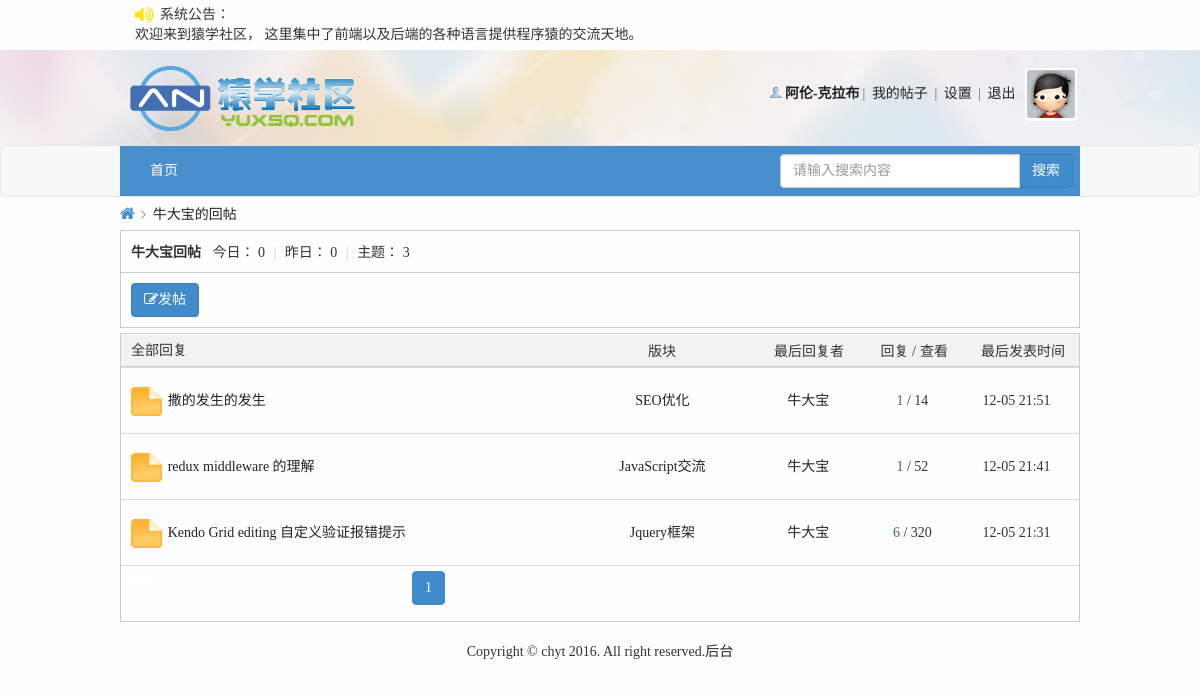
/userReply.php?uid=44 (signed in), run on the app's committed database.
### tables this page shows
CREATE TABLE IF NOT EXISTS `notice` (
  `nid` int(11) NOT NULL AUTO_INCREMENT COMMENT '序号',
  `noticeContent` varchar(200) NOT NULL COMMENT '公告内容',
  PRIMARY KEY (`nid`)
);

CREATE TABLE IF NOT EXISTS `user` (
  `id` int(20) NOT NULL AUTO_INCREMENT COMMENT '唯一标识符',
  `name` varchar(200) NOT NULL COMMENT '用户名称',
  `psw` varchar(200) NOT NULL COMMENT '用户密码',
  `sex` varchar(200) NOT NULL DEFAULT '未填写' COMMENT '用户性别',
  `email` varchar(200) NOT NULL COMMENT '邮箱地址',
  `qq` varchar(200) NOT NULL DEFAULT '未填写' COMMENT '用户qq',
  `photo` varchar(200) NOT NULL COMMENT '用户头像',
  `userType` int(11) NOT NULL DEFAULT '0' COMMENT '用户类型',
  `reallyName` varchar(200) NOT NULL DEFAULT '未填写' COMMENT '用户真实姓名',
  `birthday` varchar(200) NOT NULL DEFAULT '未填写' COMMENT '用户生日',
  `homeplace` varchar(200) NOT NULL DEFAULT '未填写' COMMENT '用户出生地',
  `bloodType` varchar(200) NOT NULL DEFAULT '未填写' COMMENT '用户血型',
  `fixedTel` varchar(200) NOT NULL DEFAULT '未填写' COMMENT '用户固定电话',
  `phone` varchar(200) NOT NULL DEFAULT '未填写' COMMENT '用户电话',
  `website` varchar(200) NOT NULL DEFAULT 'http://' COMMENT '用户主页',
  `school` varchar(200) NOT NULL DEFAULT '未填写' COMMENT '用户毕业学校',
  `degree` varchar(200) NOT NULL DEFAULT '未填写' COMMENT '用户学历',
  `company` varchar(200) NOT NULL DEFAULT '未填写' COMMENT '用户公司',
  `profession` varchar(200) NOT NULL DEFAULT '未填写' COMMENT '用户职业',
  `job` varchar(200) NOT NULL DEFAULT '未填写' COMMENT '用户职位',
  `income` varchar(200) NOT NULL DEFAULT '未填写' COMMENT '用户年收入',
  `registerTime` datetime NOT NULL COMMENT '注册时间',
  `lastLogin` datetime NOT NULL COMMENT '最后一次登录时间',
  `userStatus` int(11) NOT NULL DEFAULT '0' COMMENT '用户是否需要验证状态',
  `isForbid` int(11) NOT NULL DEFAULT '0' COMMENT '是否禁止',
  `loginTimes` int(11) NOT NULL DEFAULT '1' COMMENT '登陆次数',
  PRIMARY KEY (`id`)
);

CREATE TABLE IF NOT EXISTS `reply` (
  `rid` int(11) NOT NULL AUTO_INCREMENT COMMENT '回复id',
  `tpostId` int(11) NOT NULL COMMENT '被回复帖子的id',
  `quoteId` int(11) NOT NULL COMMENT '引用回复id',
  `ruid` int(11) NOT NULL COMMENT '回复者id',
  `rcontent` varchar(1000) NOT NULL COMMENT '回复内容',
  `rtime` datetime NOT NULL COMMENT '回复时间',
  PRIMARY KEY (`rid`)
);

CREATE TABLE IF NOT EXISTS `post` (
  `postId` int(11) NOT NULL AUTO_INCREMENT COMMENT '帖子id',
  `postTitle` varchar(200) NOT NULL COMMENT '帖子标题',
  `postContent` varchar(2000) NOT NULL COMMENT '帖子内容',
  `postTime` datetime NOT NULL COMMENT '发帖时间',
  `tsmoduleId` int(11) NOT NULL COMMENT '所属子版块的id',
  `times` int(11) NOT NULL COMMENT '浏览次数',
  `postuid` int(11) NOT NULL COMMENT '发帖人id',
  `isTop` int(11) NOT NULL DEFAULT '0' COMMENT '是否置顶',
  `isBoutique` int(11) NOT NULL DEFAULT '0' COMMENT '是否加精',
  `postStatus` int(11) NOT NULL DEFAULT '0' COMMENT '帖子是否需要验证状态，默认0无需验证',
  `updateTime` datetime NOT NULL COMMENT '当前条帖子有回复就更新',
  `isShield` int(11) NOT NULL DEFAULT '0' COMMENT '是否屏蔽',
  PRIMARY KEY (`postId`)
);

CREATE TABLE IF NOT EXISTS `sub_module` (
  `sid` int(20) NOT NULL AUTO_INCREMENT COMMENT '子版块id',
  `smoduleName` varchar(200) NOT NULL COMMENT '子版块名称',
  `smodulePic` varchar(200) NOT NULL COMMENT '子版块图片',
  `tParenModuleId` int(20) NOT NULL COMMENT '所属父版块id',
  `smoduleDesc` varchar(200) NOT NULL COMMENT '子版块描述',
  PRIMARY KEY (`sid`)
);

### inc/mysql.func.php (called while the page is built, shortened)
<?php
    function execute($link, $sql){
        $result = mysqli_query($link, $sql);
        return $result;
    }
    function nums($link, $sql){
        return mysqli_num_rows(execute($link, $sql));
    }
    function fetch_array($result){
        return mysqli_fetch_assoc($result);
    }
?>

### userReply.php (the view, shortened to what this page needs)
<!DOCTYPE html>
<html lang="en">
<head>
    <link rel="stylesheet" href="font/css/font-awesome.min.css">
    <link rel="stylesheet" href="css/bootstrap/css/bootstrap.min.css">
    <link rel="stylesheet" href="css/common.css">
    <link rel="stylesheet" href="css/pModuleList.css">
    <link rel="stylesheet" href="css/myPost.css">
</head>
<?php
    $link = connect();
    $sql_n = "select * from notice where nid=1";
    $data_n = fetch_array(execute($link, $sql_n));
    $nc = $data_n["noticeContent"];
    if (!($member_id = login_state($link))){
        promptBox("请先登录后才能继续浏览", 5, "login.php");
        exit;
    }
    $sql_user = "select * from user where id={$_GET['uid']}";
    $data_user = fetch_array(execute($link, $sql_user));
    include_once "inc/handlerLogin.php";
    $sql_reply = "select * from reply where ruid={$_GET['uid']}";
    $reply_total = nums($link, $sql_reply);
    $pagesize = 10;
    $page = page($reply_total, $pagesize);
    $reply = "select * from reply where ruid={$_GET['uid']} ORDER BY rid DESC {$page['limit']}";
    $res_reply = execute($link, $reply);
    $sql_total_today = "select * from reply where rid={$_GET['uid']} and date_format(rtime,'%Y-%m-%d')=curdate()";
    $rtotal_today = nums($link, $sql_total_today);
    $sql_total_yesterday = "select * from reply where rid={$_GET['uid']} and date_format(rtime,'%Y-%m-%d')=DATE_SUB(curdate(),INTERVAL 1 DAY)";
    $rtotal_yesterday = nums($link, $sql_total_yesterday);
?>
<body>
<?php include_once "inc/header.inc.php"?>
<?php include_once "inc/nav.inc.php"?>
<div class="container" style="width: 990px;">
    <div class="position">
        <div class="z">
            <a href="index.php" class="nvhm"><i class="fa fa-home"></i></a>
            <em><i class="fa fa-angle-right"></i></em>
            <a href="#"><?php echo $data_user['name'];?>的回帖</a>
        </div>
    </div>
    <div class="pm-wrap">
        <div class="pm">
            <strong><?php echo $data_user['name'];?>回帖</strong>
            <em>今日：</em>
            <em><?php echo $rtotal_today;?></em>
            <span class="pipe">|</span>
            <em>昨日：</em>
            <em><?php echo $rtotal_yesterday;?></em>
            <span class="pipe">|</span>
            <em>主题：</em>
            <em><?php echo $reply_total;?></em>
        </div>
        <div class="pm-desc">
            <a href="publish.php" class="btn btn-primary"><i class="fa fa-edit"></i>发帖</a>
        </div>
    </div>
    <div class="pm-sm">
        <div class="pm-sm-top" style="position: relative;">
            <h2>全部回复</h2>
            <span class="reply poa" style="right: 163px;">回复 /</span>
            <span class="look poa" style="right:131px;">查看</span>
            <span class="author poa" style="right: 235px;">最后回复者</span>
            <span class="module poa" style="right: 403px;">版块</span>
            <span class="lastTime poa">最后发表时间</span>
        </div>
        <div class="pm-sm-list">
            <table class="table table-condensed table-hover" id="smtable">
                <?php
                if($reply_total) {
                    while ($data_reply = fetch_array($res_reply)) {
                        $sql_msg = "select * from post p,sub_module sm where postId={$data_reply['tpostId']} and sm.sid=p.tsmoduleId";
                        $data_msg = fetch_array(execute($link, $sql_msg));
                        $sql_lr = "select * from reply where tpostId={$data_msg['postId']} ORDER BY rtime DESC";
                        $data_lr = fetch_array(execute($link, $sql_lr));
                        $nums_lr = nums($link, $sql_lr);
                        $lastRep = "select * from user where id={$data_lr['ruid']}";
                        $data_lastRep = fetch_array(execute($link, $lastRep));
                ?>
                        <tr>
                            <td class="td1">
                                <a href="#"><img src="img/folder_new.gif" width="31" height="29"></a>
                            </td>
                            <td class="td2"><a href="postShow.php?postId=<?php echo $data_msg['postId'];?>&sid=<?php echo $data_msg['sid'];?>"><?php echo $data_msg['postTitle'];?></a></td>
                            <td class="td5"><a href="sModuleList.php?sid=<?php echo $data_msg['sid'];?>"><?php echo $data_msg['smoduleName'];?></a></td>
                            <td class="td6"><a href="profile.php?uid=<?php echo $data_lastRep['id'];?>"><?php echo $data_lastRep['name'];?></a></td>
                            <td class="td3">
                                <span class="xi2" title="回复"><?php echo $nums_lr;?></span>
                                <span class="xi1" title="查看"> / <?php echo $data_msg['times']; ?></span>
                            </td>
                            <td class="td7" style="width: 15%;"><?php echo tranTime(strtotime($data_lr['rtime']));?></td>
                        </tr>
                    <?php }
                }else{
                    echo "<tr><td colspan='4' style='padding-left: 15px;'>暂无帖子...</td></tr>";
                }
                ?>
                <tr>
                    <td colspan="6">
                        <a class="btn btn-default" id="pubBtn" style="margin-right: 260px;border-color: #fff;"></a class="btn btn-default">
                        <ul class="pagination" style="display: inline; margin: 0;padding: 0;">
                            <?php
                            echo $page['html'];
                            ?>
                        </ul>
                    </td>
                </tr>
            </table>
        </div>
    </div>
</div>
<?php include_once "inc/footer.inc.php"?>
</body>
</html>

### inc/header.inc.php (shortened to what this page needs)
<?php
if(!empty($nc)){
    echo "<div class='notice'>
            <div class='container'>
                <p><i class='fa fa-volume-up'></i></p><p style='margin-left: 25px;'>系统公告：</p>
                <marquee direction='left' width='830' scrollamount='2'>{$nc}</marquee>
            </div>
          </div>" ;
}
?>
<div id="header">
    <div class="container" style="width: 960px;padding: 0;">
        <div class="logo"><a href="index.php"><img src="img/logo.png" height="65"></a></div>
        <div class="info">
            <?php
                $img_url = null;
                if (isset($member_id) && $member_id) {
                    $sql_photo = "select photo from user where id={$member_id}";
                    $member_result = execute($link, $sql_photo);
                    $res_photo = fetch_array($member_result);
                    if ($res_photo['photo'] != '') {
                        $img_url = $res_photo['photo'];
                    }else{
                        $img_url = 'img/noavatar_small.gif';
                    }
                }else{
                    $img_url = 'img/noavatar_small.gif';
                }
                if(isset($member_id) && $member_id){
                    $sql_info = "select * from user where id='{$member_id}'";
                    $res_info = fetch_array(execute($link, $sql_info));
                    $html = <<<EOT
                        <ul>
                            <li class="person"><a href="profile.php"><strong>{$res_info['name']}</strong></a></li>|
                            <li><a href="myPost.php">我的帖子</a></li> |
                            <li><a href="setProfile.php">设置</a></li> |
                            <li><a class="logout" href="#">退出</a></li>
                            <li class="headpic"><a href="profile.php"><img src="{$img_url}" width="48" height="48"></a></li>
                        </ul>
EOT;
                    echo $html;
                }
            ?>
        </div>
    </div>
</div>

### css/common.css (style rules this page uses)
html, body, div, ul, li, h1, h2, h3, h4, h5, h6, p, dl, dt, dd, ol, form, input, textarea, th, td, select { margin: 0; padding: 0; }
* { box-sizing: border-box; }
html, body { min-height: 100%; }
body { font-family: "Microsoft YaHei"; font-size:14px; color:#333; background-color: #f2f9fd; }
h1, h2, h3, h4, h5, h6 { font-weight:normal; }
ul,ol { list-style: none; }
img { border: none; vertical-align: middle; }
a { text-decoration: none; color: #232323; }
table { border-collapse: collapse; table-layout: fixed; }
body { background: #fefefe; }
.container { width: 960px; }
#header { height:95px; font-size: 14px; color: #666; background: url("../img/eyoung_bg.jpg") repeat-x 50% 0; }
#header .container { height: 95px; }
#header .container .logo { float: left; height: 95px; text-align: center; line-height: 95px; }
#header .container .info { float: right; height: 56px; margin-top: 18px; }
.pipe { margin: 0 5px; color: #ccc; }
#header .info ul { height: 100%; }
#header .info ul li { list-style: none; display: inline-block; height: 100%; margin: 0 3px; }
#header .info ul li a { display: block; }
#header .info ul .headpic { padding: 2px; background-color: #fff; vertical-align: middle; height: 53px; border-radius: 3px; }
#header .info ul .headpic a { display: block; }
#header .info ul .headpic a img { border-radius: 3px; }
.person { background: url(../img/user_online.gif) no-repeat 0% 8%; text-indent: 15px; }
.notice { padding: 5px 0; }
.notice p { display: inline; }
i.fa.fa-volume-up { font-size: 20px; margin-right:5px; position: absolute; top: 5px; color: #FFE302; }

### css/pModuleList.css (style rules this page uses)
.position { margin: 2px 0; height: 29px; border: none; line-height: 29px; }
.position .z { padding-right: 10px; float: left; }
.nvhm { width: 16px; overflow: hidden; color: #488FCE; font-size: 16px; }
.position .z em { width: 20px; margin: 0 3px; font-style: normal; overflow: hidden; color: #999; }
.pm-desc { border: 1px solid #ccc; border-top:none; padding-top: 10px; padding-bottom: 10px; padding-left: 10px; }
.pm { height: 43px; line-height: 43px; padding-left: 10px; border: 1px solid #cdcdcd; }
.pm strong { margin-right: 8px; }
.pm em { font-style: normal; }
.pm-sm { border: 1px solid #cdcdcd; margin-top: 5px; }
.pm-sm .pm-sm-top { height:33px; line-height:33px; padding: 0 10px; border-top: 1px solid #FFF; border-bottom: 1px solid #C2D5E3; background: #F2F2F2; white-space: nowrap; overflow: hidden; }
.pm-sm .pm-sm-top h2 { height: 100%; line-height:31px; font-size: 14px; float: left; }
#smtable { margin-bottom:0; }
#smtable tr { height: 55px; line-height: 55px; }
#smtable tr td { height: 55px; line-height: 55px; }
#smtable tr td.td1 { width: 5%; padding-left: 10px; text-align: center; }
#smtable tr td.td1 a { display: block; }
#smtable tr td.td2 { width: 50%; overflow: hidden; white-space: nowrap; -ms-text-overflow: ellipsis; text-overflow: ellipsis; }
#smtable tr td.td3 { width: 5%; }
td.td7 { width: 13%; text-align: center; }
td.td5 { width: 20%; text-align: center; }
td.td6 { width: 15%; text-align: center; }
#smtable tr td.td3 { width: 10%; text-align: center; }
.xi2, .xi2 a, .xi3 a { color: #369; }
#pubBtn { margin-right: 200px; display: inline-block; float: left; }
.poa { position: absolute; }

### css/myPost.css (style rules this page uses)
.poa { position: absolute; }
.reply { right: 146px; }
.look { right: 115px; }
.author { right: 244px; }
.module { right: 392px; }
.lastTime { right: 14px; }

### data on the page
notice: noticeContent "欢迎来到猿学社区， 这里集中了前端以及后端的各种语言提供程序猿的交流天地。"
user: name "阿伦-克拉布"
user: name "牛大宝"
reply: post.postTitle "撒的发生的发生", sub_module.smoduleName "SEO优化", user.name "牛大宝", nums_lr "1", post.times "14", rtime "12-05 21:51"
reply: post.postTitle "redux middleware 的理解", sub_module.smoduleName "JavaScript交流", user.name "牛大宝", nums_lr "1", post.times "52", rtime "12-05 21:41"
reply: post.postTitle "Kendo Grid editing 自定义验证报错提示", sub_module.smoduleName "Jquery框架", user.name "牛大宝", nums_lr "6", post.times "320", rtime "12-05 21:31"

### other printed values
$rtotal_today "0"
$rtotal_yesterday "0"
$reply_total "3"
